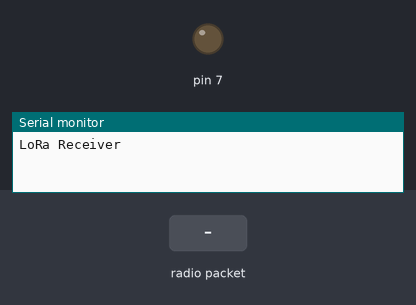
The sketch below on a simulated Arduino Uno, built with avr-gcc and run on an emulated ATmega328P. Parts: output pins drawn as LEDs (lit = HIGH), the last lines printed to the serial monitor. The inputs (shaded band) are chosen by the test bench. No radio packets arrive unless stated.

Above: at 2.2 s.
2.3 s: radio packet "1" arrives
At 2.45 s:
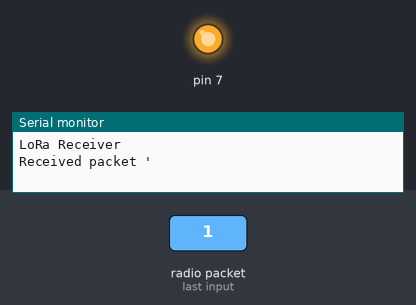
Timing chart, 0 to 5.3 s (numbered marks = the images above; inputs shaded):
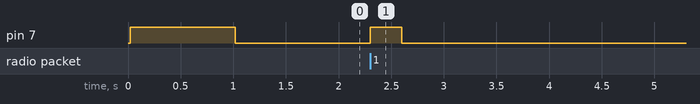

The sketch:

LoRaReceiver.ino
```cpp
#include <SPI.h>
#include <LoRa.h>

void setup() {
  pinMode(7, OUTPUT);
  Serial.begin(9600);
  //pinMode(LED_BUILTIN, OUTPUT);
  while (!Serial);

  Serial.println("LoRa Receiver");

  if (!LoRa.begin(915E6)) {
    Serial.println("Starting LoRa failed!");
    while (1);
  }

  digitalWrite(7, HIGH);
      delay(1000);
 digitalWrite(7, LOW);
}

void loop() {
  // try to parse packet
  int packetSize = LoRa.parsePacket();
  if (packetSize) {
    // received a packet
    Serial.print("Received packet '");

    // read packet
    while (LoRa.available()) {

      digitalWrite(7, HIGH);
      delay(300);
      Serial.print((char)LoRa.read());
      digitalWrite(LED_BUILTIN, HIGH);
    }
   //
    // print RSSI of packet
    Serial.print("' with RSSI ");
    Serial.println(LoRa.packetRssi());
  }
  digitalWrite(7, LOW);
}
```

Measured:
- after the input at 2.3 s, pin 7: LOW → HIGH at once, → LOW 0.30 s later
